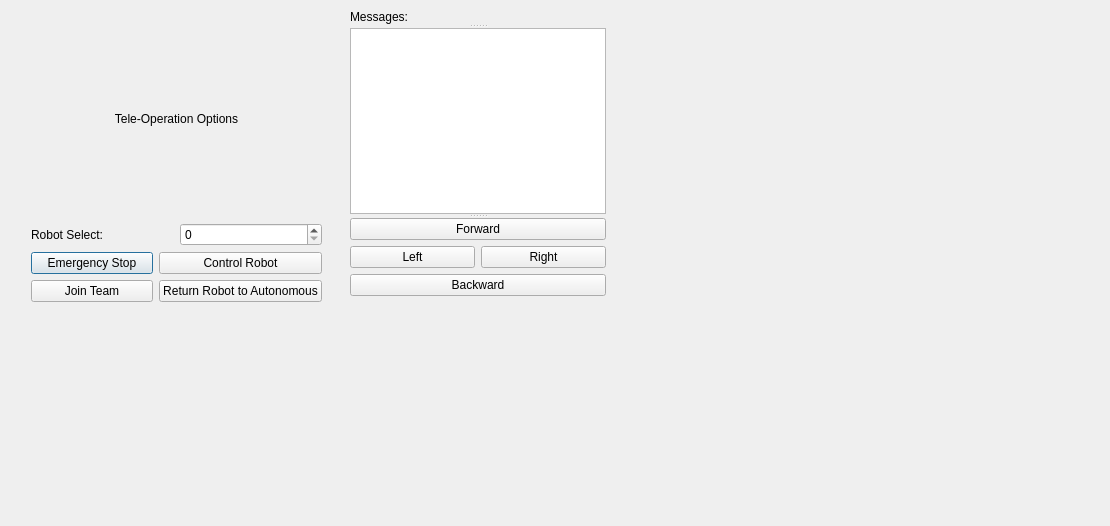
<?xml version="1.0" encoding="UTF-8"?>
<ui version="4.0">
 <class>RemoteControl</class>
 <widget class="QDialog" name="RemoteControl">
  <property name="geometry">
   <rect>
    <x>0</x>
    <y>0</y>
    <width>1110</width>
    <height>526</height>
   </rect>
  </property>
  <property name="minimumSize">
   <size>
    <width>800</width>
    <height>300</height>
   </size>
  </property>
  <property name="windowTitle">
   <string>Dialog</string>
  </property>
  <widget class="QWidget" name="">
   <property name="geometry">
    <rect>
     <x>31</x>
     <y>21</y>
     <width>291</width>
     <height>281</height>
    </rect>
   </property>
   <layout class="QVBoxLayout" name="verticalLayout">
    <item>
     <widget class="QLabel" name="teleOpLabel">
      <property name="text">
       <string>Tele-Operation Options</string>
      </property>
      <property name="alignment">
       <set>Qt::AlignCenter</set>
      </property>
     </widget>
    </item>
    <item>
     <layout class="QHBoxLayout" name="horizontalLayout">
      <item>
       <widget class="QLabel" name="roboSelectLabel">
        <property name="text">
         <string>Robot Select:</string>
        </property>
       </widget>
      </item>
      <item>
       <widget class="QSpinBox" name="roboSelect"/>
      </item>
     </layout>
    </item>
    <item>
     <layout class="QGridLayout" name="gridLayout_2">
      <item row="0" column="0">
       <widget class="QPushButton" name="emStop">
        <property name="text">
         <string>Emergency Stop</string>
        </property>
       </widget>
      </item>
      <item row="0" column="1">
       <widget class="QPushButton" name="contRobot">
        <property name="text">
         <string>Control Robot</string>
        </property>
       </widget>
      </item>
      <item row="1" column="0">
       <widget class="QPushButton" name="joinTeam">
        <property name="text">
         <string>Join Team</string>
        </property>
       </widget>
      </item>
      <item row="1" column="1">
       <widget class="QPushButton" name="returnAut">
        <property name="text">
         <string>Return Robot to Autonomous</string>
        </property>
       </widget>
      </item>
     </layout>
    </item>
   </layout>
  </widget>
  <widget class="QSplitter" name="splitter">
   <property name="geometry">
    <rect>
     <x>350</x>
     <y>10</y>
     <width>256</width>
     <height>286</height>
    </rect>
   </property>
   <property name="orientation">
    <enum>Qt::Vertical</enum>
   </property>
   <widget class="QLabel" name="messageLabel">
    <property name="text">
     <string>Messages:</string>
    </property>
   </widget>
   <widget class="QPlainTextEdit" name="messageText"/>
   <widget class="QWidget" name="">
    <layout class="QGridLayout" name="gridLayout">
     <item row="1" column="0">
      <widget class="QPushButton" name="moveLeft">
       <property name="text">
        <string>Left</string>
       </property>
      </widget>
     </item>
     <item row="1" column="1">
      <widget class="QPushButton" name="moveRight">
       <property name="text">
        <string>Right</string>
       </property>
      </widget>
     </item>
     <item row="0" column="0" colspan="2">
      <widget class="QPushButton" name="moveForward">
       <property name="text">
        <string>Forward</string>
       </property>
      </widget>
     </item>
     <item row="2" column="0" colspan="2">
      <widget class="QPushButton" name="moveBack">
       <property name="text">
        <string>Backward</string>
       </property>
      </widget>
     </item>
    </layout>
   </widget>
  </widget>
 </widget>
 <resources/>
 <connections/>
</ui>
